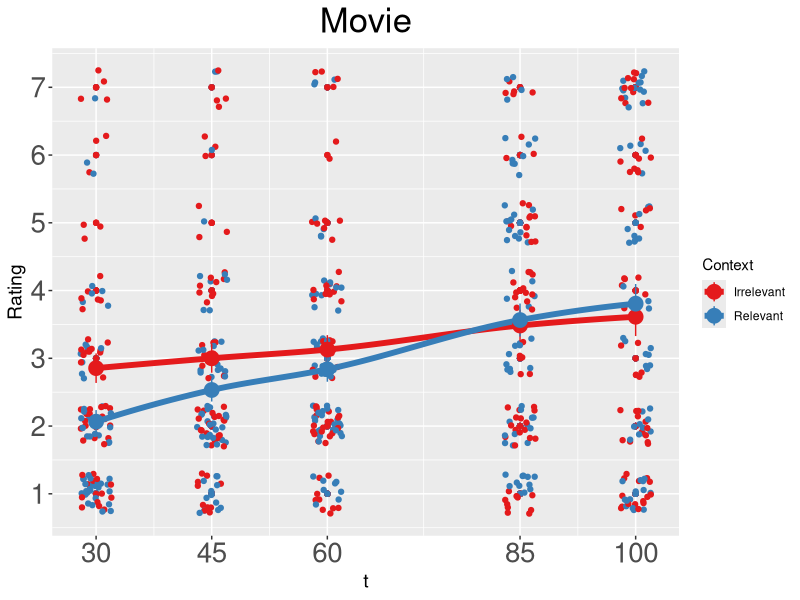

R code for this plot:
library(tidyverse)
library(RColorBrewer)

## Chose the Story to do data analysis on ##
storyNum = 2


## Load the data
tidy <- read.csv("rater-tidy-experiment-12-09-21.csv")
stories <- c('cake','movie','podcast')
story <- stories[storyNum]



## T's used at each level for Cake, Movie, & Podcast respectively
t_s <- list(c(10, 20, 35, 50, 70), c(30, 45, 60, 85, 100), c(15, 30, 55, 75, 105))


storyOnly <- tidy %>% filter(Story == story)
storyTs <- t_s[[storyNum]]
print(paste("Story: ", story))
print("=======================")
print("=======================")


  for (i in c(1:5)) {
    context1ratings <- storyOnly %>% filter(Level == i) %>% filter(Context == 1)
    context2ratings <- storyOnly %>% filter(Level == i) %>% filter(Context == 2)
    
    context1ratings <- context1ratings$Rating
    context2ratings <- context2ratings$Rating
    
    print(paste("Level ", i))
    print(paste("Context 1 Average: ", mean(context1ratings)))
    print(paste("Context 2 Average: ", mean(context2ratings)))
    print("===========================")
    print(t.test(context1ratings, context2ratings))
  }

## Add each level's T to the Data Frame for easier plotting
storyOnly$Level_T <- storyTs[storyOnly$Level]
storyOnly$Context <- ifelse(storyOnly$Context==1, "Relevant", "Irrelevant")
storyOnly$Context <- as.factor(storyOnly$Context)


storyOnly %>%
  group_by(Level) %>% group_by(Context, .add = TRUE) %>%
  summarise(mean = mean(Rating))


## Plot the data
plt <- ggplot(storyOnly, aes(x=Level_T, y=Rating, colour=Context)) + geom_point()+geom_jitter(height = 0.3,width = 2)+geom_smooth(size=2, se=FALSE)+stat_summary(size=1) #stat_summary()#+geom_line(data=group_means, aes(X=Level_T,y=Avg, colour=Context),size=2)
plt <- plt + scale_color_brewer(palette = "Set1")
plt <- plt + scale_x_continuous(breaks=storyTs) + scale_y_continuous(breaks = c(1:7))
plt <- plt + theme(
                    axis.title = element_text(size=14),
                    axis.text = element_text(size=20),
                    plot.title = element_text(size=25, hjust = 0.5)
                    ) + ggtitle(str_to_title(story)) + xlab('t')
plt